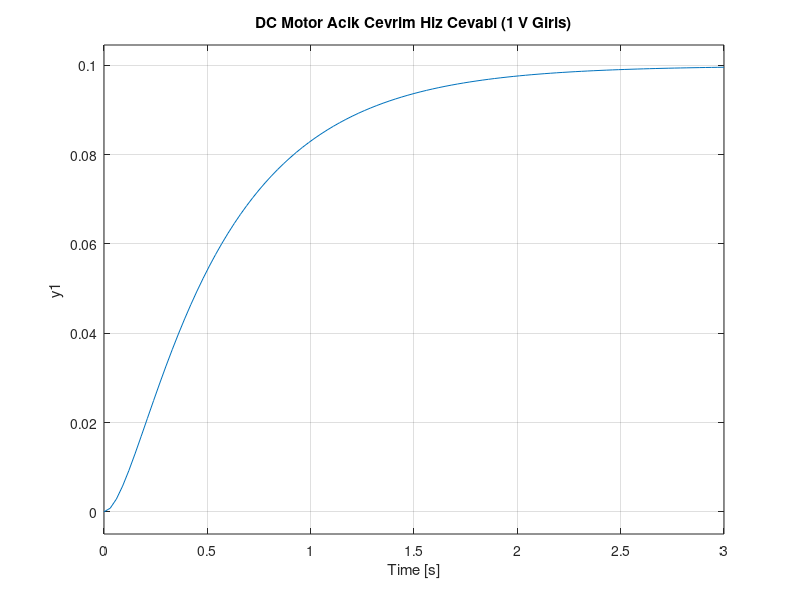

The MATLAB source for this figure: (Note: this script raises an error after producing the figure.)
%% DC Motor Parametreleri
clear; clc; close all;

J = 0.01; % Rotor ataleti [kg.m^2]
b = 0.1; % Viskoz surtunme katsayisi [N.m.s]
K = 0.01; % Motor sabiti (Kt = ke) [N.m/A]
R = 1; % Armatur direnci [Ohm]
L = 0.5; % Armatur enduktansi [H]

%% Transfer Fonksiyonu: Gerilim (V) -> Hiz (rad/s)
s = tf('s');
G = K / ((J*s + b)*(L*s + R) + K^2);

%% 1 V basamak girise acik cevrim cevabi
figure;
step(G);
grid on;
title('DC Motor Acik Cevrim Hiz Cevabi (1 V Giris)');

%% Karakteristik Bilgiler
bilgi = stepinfo(G);
fprintf('Yukselme suresi: %.2f s\n', bilgi.RiseTime);
fprintf('Yerlesme suresi: %.2f s\n', bilgi.SettlingTime);
fprintf('Kalici durum hizi: %.3f rad/s\n', dcgain(G));
